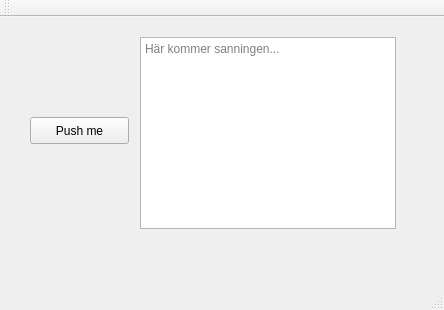
<?xml version="1.0" encoding="UTF-8"?>
<ui version="4.0">
 <class>MainWindow</class>
 <widget class="QMainWindow" name="MainWindow">
  <property name="geometry">
   <rect>
    <x>0</x>
    <y>0</y>
    <width>444</width>
    <height>310</height>
   </rect>
  </property>
  <property name="windowTitle">
   <string>MainWindow</string>
  </property>
  <widget class="QWidget" name="centralWidget">
   <widget class="QPushButton" name="pushButton">
    <property name="geometry">
     <rect>
      <x>30</x>
      <y>100</y>
      <width>99</width>
      <height>27</height>
     </rect>
    </property>
    <property name="text">
     <string>Push me</string>
    </property>
   </widget>
   <widget class="QTextBrowser" name="textBrowser">
    <property name="geometry">
     <rect>
      <x>140</x>
      <y>20</y>
      <width>256</width>
      <height>192</height>
     </rect>
    </property>
    <property name="placeholderText">
     <string>Här kommer sanningen...</string>
    </property>
   </widget>
  </widget>
  <widget class="QMenuBar" name="menuBar">
   <property name="geometry">
    <rect>
     <x>0</x>
     <y>0</y>
     <width>444</width>
     <height>25</height>
    </rect>
   </property>
  </widget>
  <widget class="QToolBar" name="mainToolBar">
   <attribute name="toolBarArea">
    <enum>TopToolBarArea</enum>
   </attribute>
   <attribute name="toolBarBreak">
    <bool>false</bool>
   </attribute>
  </widget>
  <widget class="QStatusBar" name="statusBar"/>
 </widget>
 <layoutdefault spacing="6" margin="11"/>
 <resources/>
 <connections/>
</ui>
